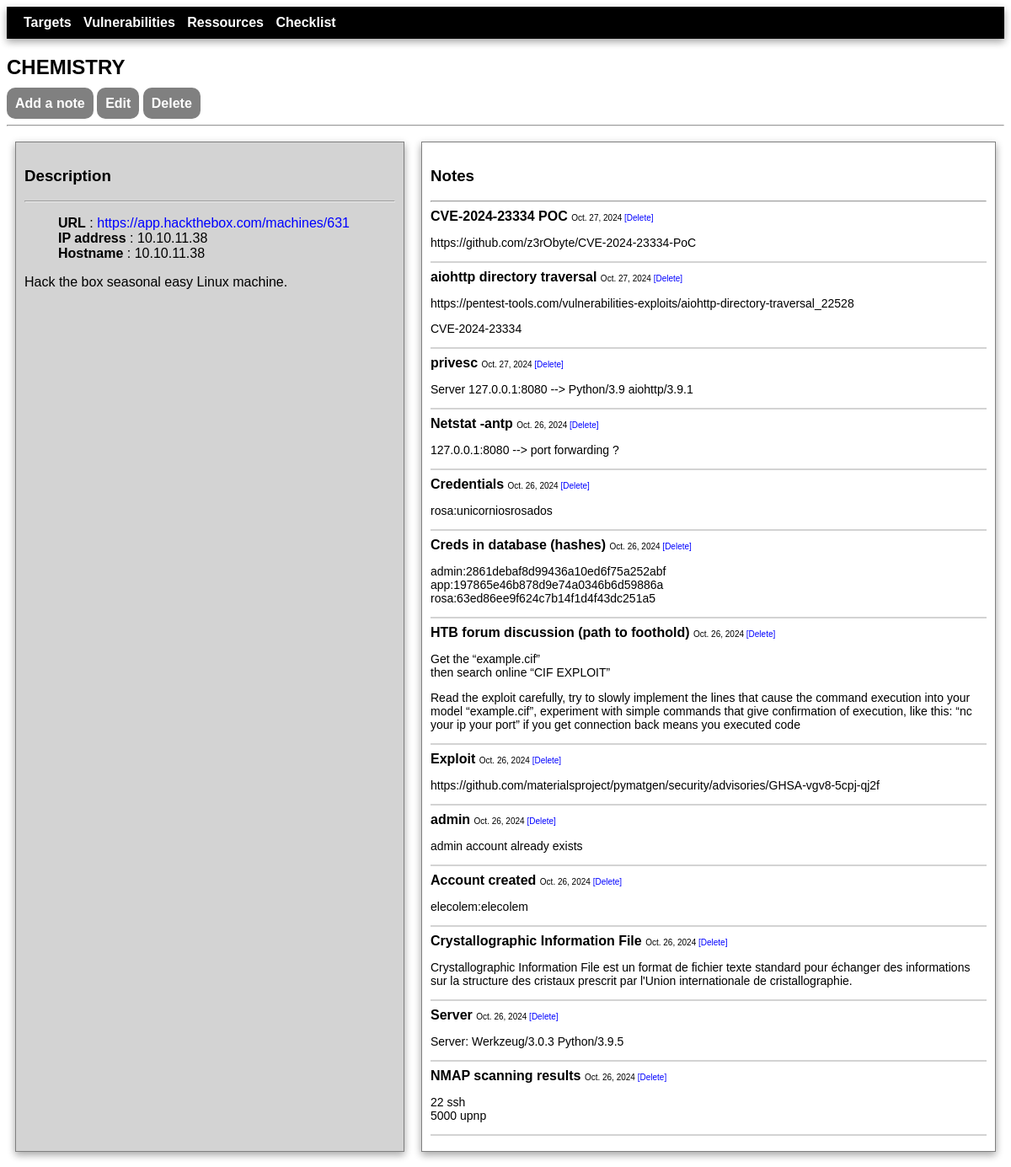
The page /target_detail/6/ on the database as committed earlier.
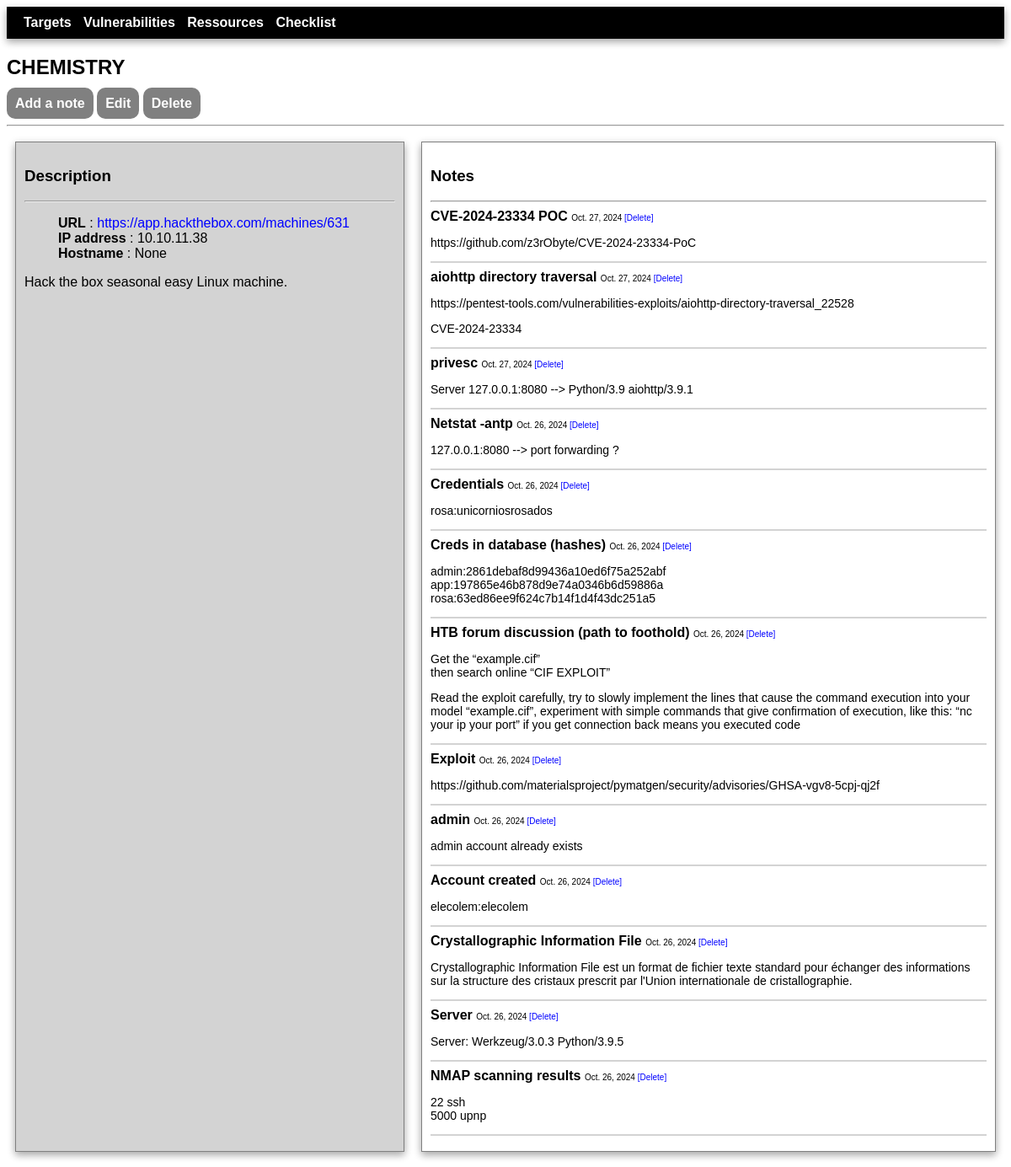
The same page on the database as committed later.
### tms/models.py (models this page shows, shortened)
class Target(models.Model):
    name = models.fields.CharField(max_length=100, null=True)
    url = models.fields.URLField(null=True)
    description = models.fields.CharField(max_length=500, null=True, blank=True)
    ip = models.fields.CharField(max_length=15, null=True)
    hostname = models.fields.CharField(max_length=100, null=True, blank=True)

### tms/views.py (the view)
# urls.py: path('target_detail/<int:id>/', views.target_detail, name='target-detail'),
def target_detail(request, id):
    target = Target.objects.get(id=id)
    notes = Note.objects.filter(linked_target=target.id)
    notes = notes.order_by('-id').values()
    return render(request, 'tms/target_detail.html', {'target': target, 'notes':notes})

### tms/templates/tms/target_detail.html
{% extends 'tms/base.html' %}
{% block content %}
<h2>{{ target.name|upper }}</h2>
<div class="submenu">
    <p>
        <a href="{% url 'add-note' target.id %}">Add a note</a>
        <a href="{% url 'target-update' target.id %}">Edit</a>
        <a href="{% url 'target-delete' target.id %}">Delete</a>
    </p>
</div>
<hr>
<div class="flex-container">
    <div style="flex-basis: 40%; background-color: lightgrey;">
        <h3>Description</h3>
        <hr>
        <ul>
            <li><strong>URL</strong> : <a href="{{ target.url }}" target="_blank">{{ target.url }}</a></li>
            <li><strong>IP address</strong> : {{ target.ip }}</li>
            <li><strong>Hostname</strong> : {{ target.hostname }}</li>
        </ul>
        <p>{{ target.description|linebreaks }}</p>
    </div>
    <div style="flex-basis: 60%;">
        <h3>Notes</h3>
        <hr>
        {% for note in notes %}
            <strong>{{ note.title }}</strong>
            <span class="notes_features" style="font-size: 10px;">
                {{ note.date }}
                <a href="{% url 'delete-note' note.id %}" >[Delete]</a><br>
            </span>
            <div class="note_content">
                <p>{{ note.content|linebreaks }}</p>
            </div>
            <span class="notes_sep"><hr></span>
        {% endfor %}
    </div>
</div>
{% endblock %}

Rows that differ between the two databases and show on the page:
changed Target "CHEMISTRY": hostname "10.10.11.38" → "None"
